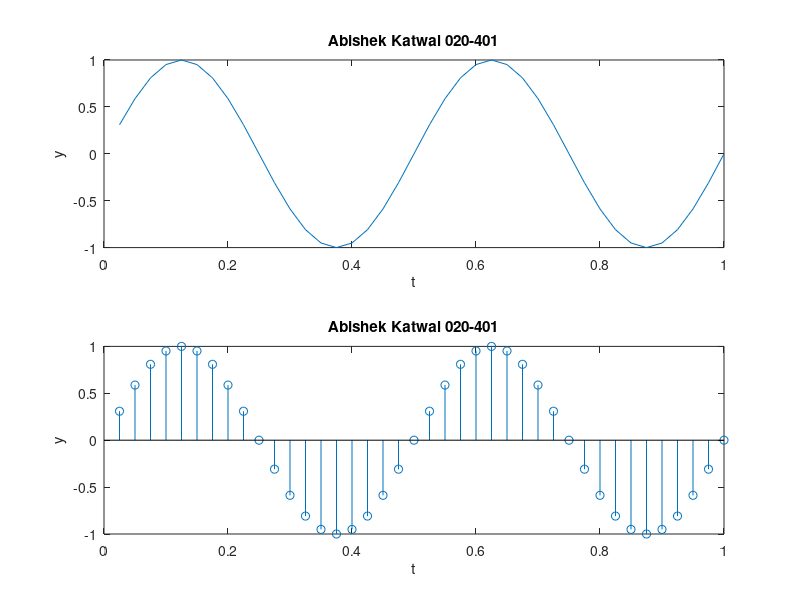

Here is the MATLAB script that generated this plot:
clear all;
clc;
close all;
A=1;
f=2;
fs=20*f;
t=1/fs:1/fs:1;
y=A*sin(2*pi*f*t);
subplot(2,1,1)
plot(t,y);
xlabel('t');
ylabel('y');
title('Abishek Katwal 020-401');
subplot(2,1,2);
stem(t,y);
xlabel('t');
ylabel('y');
title('Abishek Katwal 020-401');
